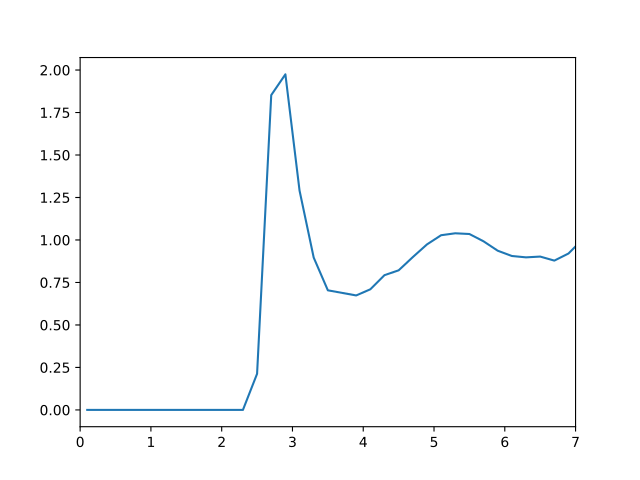

This figure's Python source:
import MDAnalysis as mda
import numpy as np
import pytim
import matplotlib.pyplot as plt
from   pytim.datafiles import *
u = mda.Universe(WATER_GRO,WATER_XTC)
oxygens = u.select_atoms("name OW")
interface = pytim.ITIM(u,alpha=2.,group=oxygens,                               cluster_cut=3.5, molecular=False)
rdf=pytim.observables.RDF2D(u,nbins=250)
for ts in u.trajectory[::50] :
    layer=interface.layers[0,0]
    rdf.sample(layer,layer)
rdf.count[0]=0

plt.plot(rdf.bins, rdf.rdf)

plt.gca().set_xlim([0,7])

plt.show()
